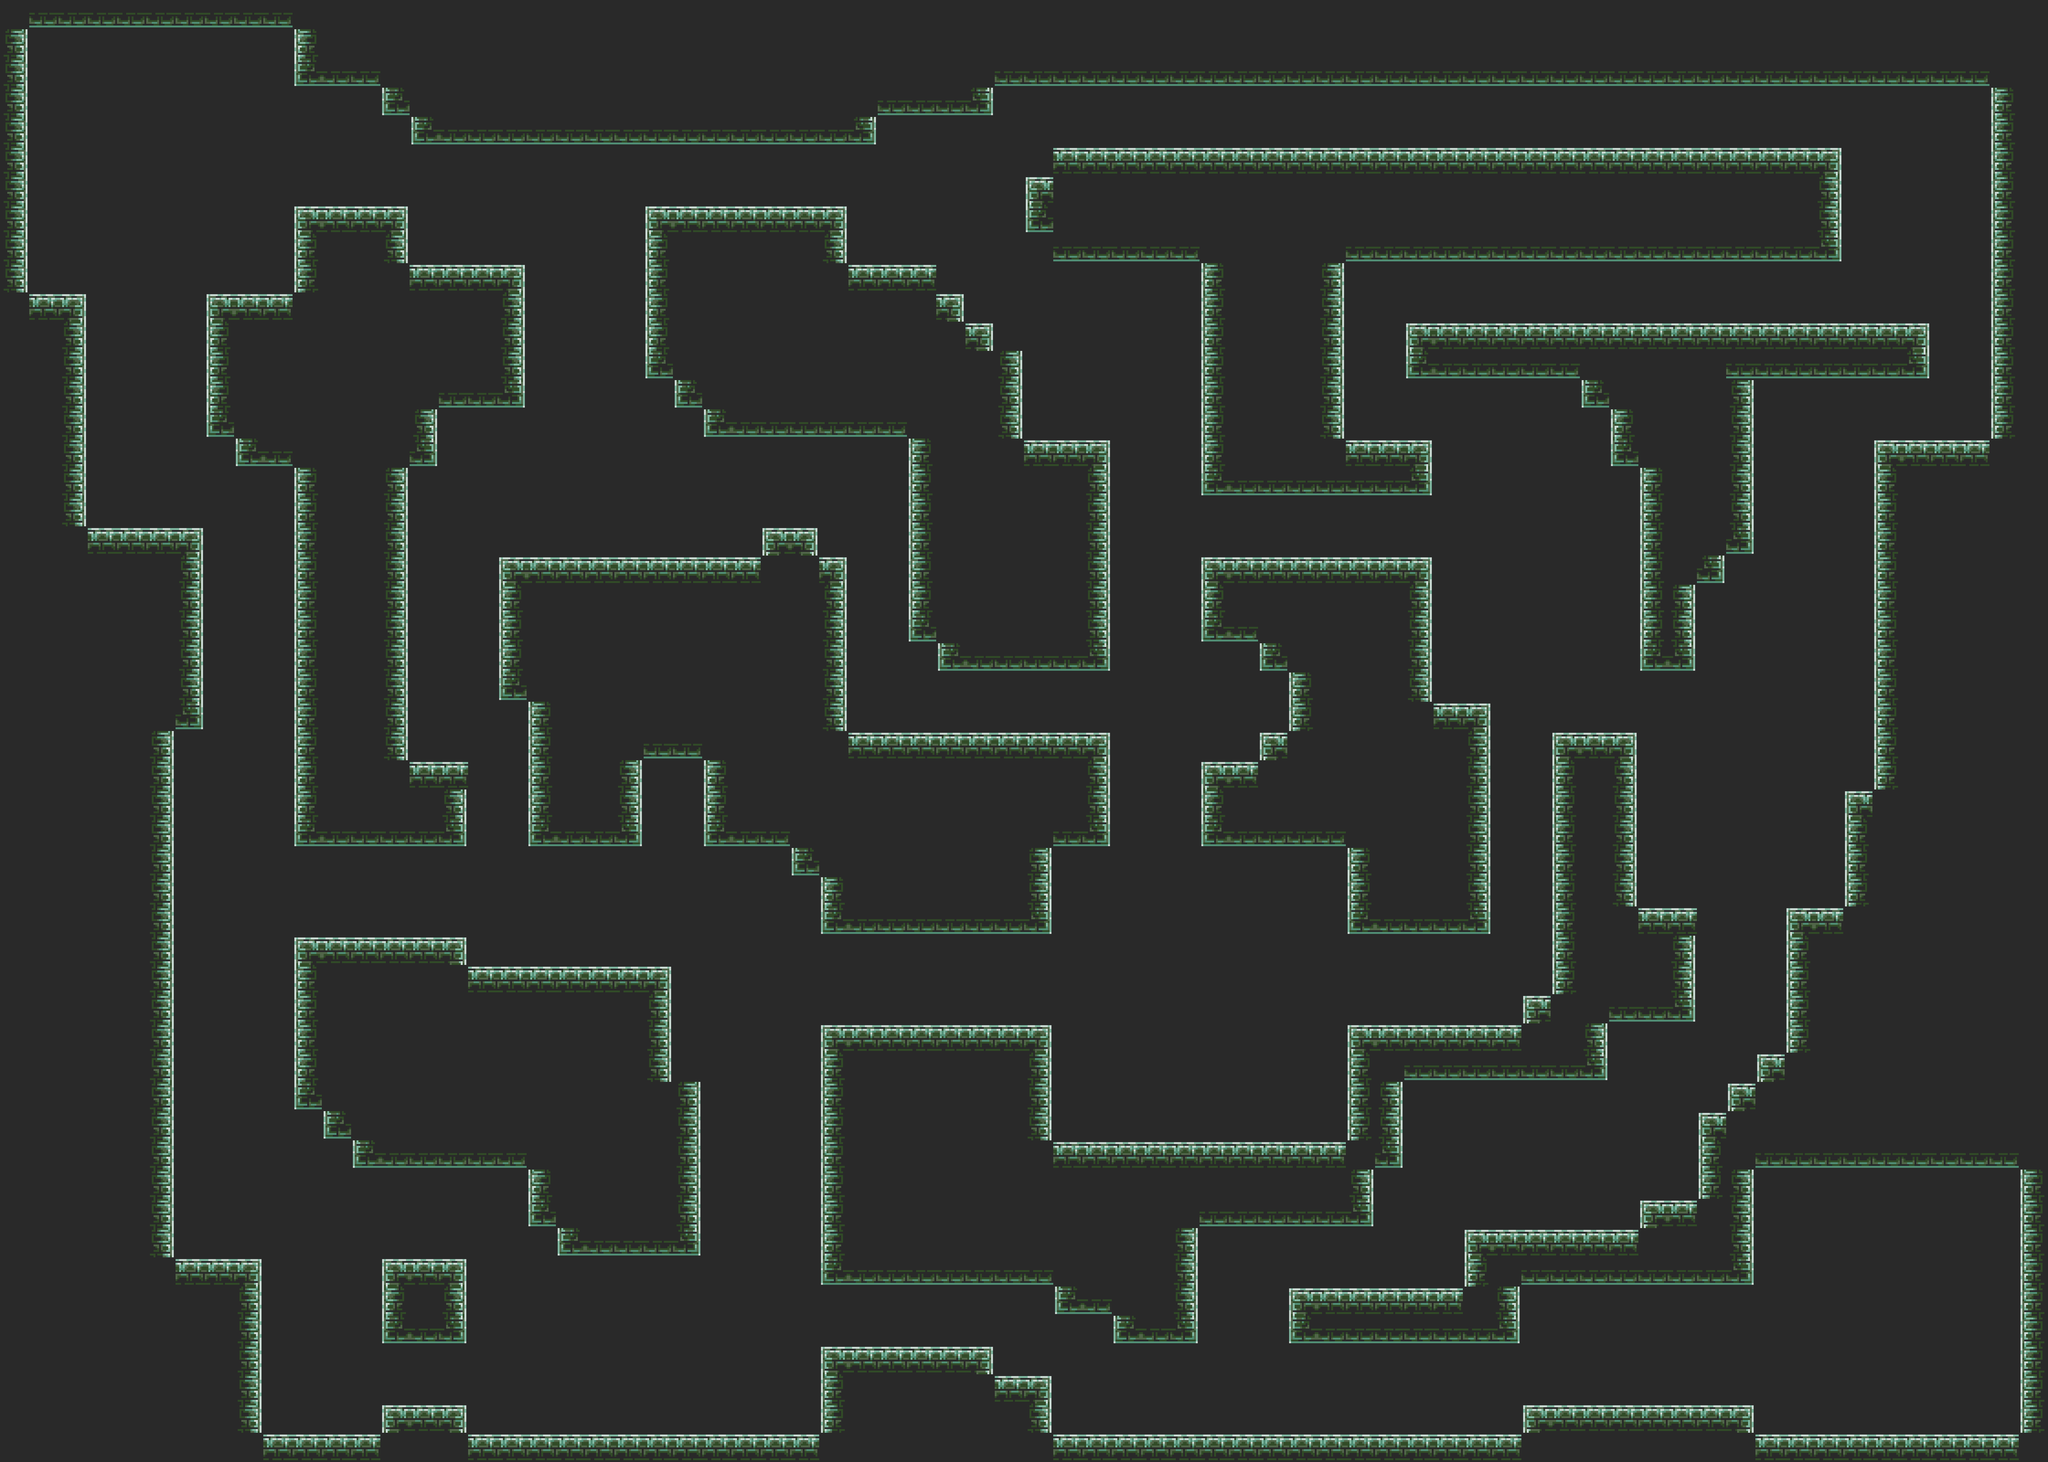

Tiled map render using the project's own tile images. Description and the map definition, with tile-layer contents summarised, below:
An orthogonal 70x50 tile map with 64x64 px tiles, 1 tile layer (layer1) and 93 objects.

<map version="1.8" tiledversion="1.8.4" orientation="orthogonal" renderorder="left-up" width="70" height="50" tilewidth="64" tileheight="64" infinite="0" nextlayerid="6" nextobjectid="110">
 <editorsettings>
  <export target="map.json" format="json" />
 </editorsettings>
 <tileset firstgid="1" source="map.tsx" />
 <layer id="1" name="layer1" width="70" height="50">
  <data>[3500 cells, 3500 non-empty, 9 distinct tile ids]</data>
 </layer>
 <objectgroup id="4" name="walls">
  <object id="5" x="0" y="0" width="640" height="64" />
  <object id="6" x="640" y="0" width="192" height="192" />
  <object id="8" x="832" y="0" width="1344" height="256" />
  <object id="9" x="896" y="256" width="1024" height="66.6667" />
  <object id="11" x="2176" y="0" width="2304" height="192" />
  <object id="15" x="4357.33" y="193.333" width="120" height="769.333" />
  <object id="16" x="4102.67" y="961.333" width="378.667" height="768" />
  <object id="17" x="4036" y="1729.33" width="448" height="265.333" />
  <object id="18" x="3910.67" y="1986.67" width="573.333" height="320" />
  <object id="19" x="3848" y="2309.33" width="636" height="252" />
  <object id="20" x="4422.67" y="2560" width="60" height="638.667" />
  <object id="21" x="3837.33" y="3140" width="585.333" height="61.3333" />
  <object id="22" x="3714.67" y="2434.67" width="121.333" height="381.333" />
  <object id="23" x="3778.67" y="2372" width="65.3333" height="58.6667" />
  <object id="24" x="3589.33" y="2628" width="122.667" height="181.333" />
  <object id="25" x="3204" y="2690.67" width="382.667" height="120" />
  <object id="27" x="2821.33" y="2817.33" width="501.333" height="120" />
  <object id="28" x="3334.67" y="3076" width="500" height="122.667" />
  <object id="29" x="2300" y="3140" width="1033.33" height="58.6667" />
  <object id="30" x="2173.33" y="3010.67" width="126.667" height="185.333" />
  <object id="31" x="1797.33" y="2945.33" width="374.667" height="250.667" />
  <object id="32" x="1025.33" y="3138.67" width="773.333" height="64" />
  <object id="33" x="837.333" y="3074.67" width="182.667" height="125.333" />
  <object id="34" x="576" y="3137.33" width="260" height="60" />
  <object id="35" x="376" y="2753.33" width="198.667" height="445.333" />
  <object id="36" x="837.333" y="2757.33" width="182.667" height="184" />
  <object id="37" x="190.667" y="1154.67" width="249.333" height="441.333" />
  <object id="38" x="0" y="1600" width="377.333" height="1600" />
  <object id="39" x="-4" y="640" width="192" height="956" />
  <object id="40" x="-6.66667" y="58.6667" width="62.6667" height="582.667" />
  <object id="41" x="645.333" y="449.333" width="250.667" height="193.333" />
  <object id="44" x="893.333" y="578.667" width="252" height="308" />
  <object id="45" x="452" y="641.333" width="438.667" height="312" />
  <object id="46" x="896" y="890.667" width="58.6667" height="126.667" />
  <object id="47" x="518.667" y="958.667" width="373.333" height="62.6667" />
  <object id="48" x="645.333" y="1022.67" width="244" height="830.667" />
  <object id="49" x="893.333" y="1668" width="129.333" height="184" />
  <object id="51" x="1159" y="1536" width="245" height="317" />
  <object id="52" x="1093.33" y="1213.33" width="758.667" height="324" />
  <object id="53" x="1666.67" y="1150.67" width="122.667" height="61.3333" />
  <object id="54" x="1404" y="1537.33" width="449.333" height="125.333" />
  <object id="55" x="1793.33" y="1857.33" width="505.333" height="185.333" />
  <object id="56" x="1536" y="1598.67" width="892" height="256" />
  <object id="57" x="1733.33" y="1857.33" width="61.3333" height="62.6667" />
  <object id="59" x="2049.33" y="958.667" width="380" height="509.333" />
  <object id="60" x="1536" y="768" width="700" height="189.333" />
  <object id="61" x="1990.67" y="958.667" width="58.6667" height="446.667" />
  <object id="62" x="1412" y="452" width="448" height="378.667" />
  <object id="63" x="1478.67" y="580" width="568" height="309.333" />
  <object id="64" x="2049.33" y="644" width="61.3333" height="120" />
  <object id="65" x="2114.67" y="706.667" width="54.6667" height="58.6667" />
  <object id="67" x="2242.42" y="384.848" width="63.6364" height="130.303" />
  <object id="68" x="2300" y="312.121" width="1730.3" height="257.576" />
  <object id="69" x="2621.21" y="566.667" width="324.242" height="512.121" />
  <object id="70" x="2945.45" y="963.636" width="184.848" height="115.152" />
  <object id="71" x="3084.85" y="715.152" width="1136.36" height="109.091" />
  <object id="72" x="2625.33" y="1217.33" width="505.333" height="186.667" />
  <object id="73" x="2946.67" y="1538.67" width="309.333" height="508" />
  <object id="74" x="2628" y="1668" width="320" height="185.333" />
  <object id="75" x="2821.33" y="1473.33" width="310.667" height="129.333" />
  <object id="76" x="2758.67" y="1600" width="188" height="66.6667" />
  <object id="77" x="2754.67" y="1404" width="376" height="69.3333" />
  <object id="78" x="3461.33" y="826.667" width="374.667" height="64" />
  <object id="79" x="3526.67" y="894.667" width="309.333" height="125.333" />
  <object id="80" x="3592" y="1021.33" width="244" height="189.333" />
  <object id="81" x="3590.67" y="1208" width="178.667" height="68" />
  <object id="82" x="3592" y="1277.33" width="113.333" height="189.333" />
  <object id="83" x="3396" y="1604" width="186.667" height="632" />
  <object id="84" x="3585.33" y="1986.67" width="124" height="250.667" />
  <object id="85" x="3334.67" y="2180" width="180" height="184" />
  <object id="86" x="2949.33" y="2244" width="385.333" height="116" />
  <object id="87" x="2948" y="2242.67" width="118.667" height="313.333" />
  <object id="88" x="1796" y="2244" width="506.667" height="568" />
  <object id="89" x="2305.33" y="2497.33" width="697.333" height="186.667" />
  <object id="90" x="2305.33" y="2682.67" width="313.333" height="189.333" />
  <object id="91" x="2441.33" y="2873.33" width="176" height="66.6667" />
  <object id="92" x="644" y="2052" width="373.333" height="381.333" />
  <object id="93" x="1224" y="2366.67" width="308" height="378.667" />
  <object id="94" x="644" y="2114.67" width="820" height="250.667" />
  <object id="95" x="769.333" y="2368" width="384" height="185.333" />
  <object id="96" x="1152" y="2365.33" width="70.6667" height="318.667" />
  <object id="97" x="708" y="2432" width="64" height="64" />
  <object id="98" x="1460" y="-2508" />
  <object id="99" x="420" y="-188" />
 </objectgroup>
 <objectgroup id="5" name="enemies">
  <object id="101" x="1340" y="1028" />
  <object id="102" x="2624" y="2180" />
  <object id="103" x="3384" y="2504" />
  <object id="104" x="3360" y="1252" />
  <object id="105" x="2424" y="764" />
  <object id="106" x="1624" y="2112" />
  <object id="107" x="1404" y="2944" />
  <object id="108" x="512" y="1924" />
  <object id="109" x="2720" y="3032" />
 </objectgroup>
</map>